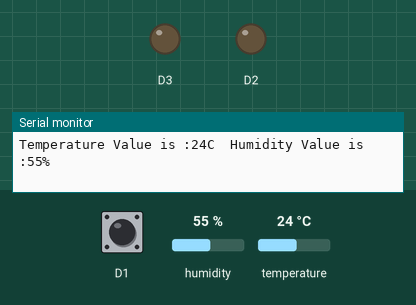
Bench run of a sketch on a simulated ESP8266 (NodeMCU). On the bench: output pins drawn as LEDs (lit = HIGH), the last lines printed to the serial monitor. The inputs (shaded band) are chosen by the test bench; at power-on: temperature 24 °C, D1 HIGH, humidity 55 %.

Above: at 2.8 s.
2.9 s: temperature set to 28 °C
6.2 s: temperature set to 31 °C
At 9.9 s:
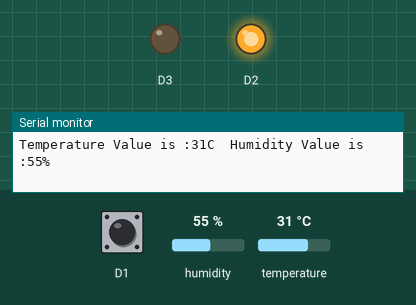
Timing chart, 0 to 11.4 s (numbered marks = the images above; inputs shaded):
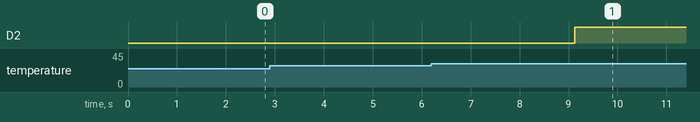

The sketch:

mini_project.ino
```cpp
#include <DHT.h>
#define DHTPIN D5
#define DHTTYPE DHT11
DHT dht(DHTPIN, DHTTYPE);
uint8_t temperature, humidity;
int i;
void setup()
{
  pinMode(D2,OUTPUT);
  pinMode(D3,OUTPUT);
  Serial.begin(115200);
  dht.begin();
  delay(10);
  Serial.println();
  Serial.println();

}

void loop()
{

  temperature = dht.readTemperature();
  humidity = dht.readHumidity();
  delay(500);
  Serial.print("Temperature Value is :");
  Serial.print(temperature);
  Serial.print("C");
  Serial.print("  Humidity Value is :");
  Serial.print(humidity);
  Serial.println("%");
  delay(500);
  if(i==0)
  {
    for(i=0;i<1;i++)
    {
      if(digitalRead(D1)==LOW)
      {
        Serial.println("Bright");
        digitalWrite(D2,HIGH);
        digitalWrite(D3,LOW);
        delay(1000);
      }
      else
      {
        Serial.println("Dark");
        digitalWrite(D2,LOW);
        digitalWrite(D3,LOW);
      }
    }
  }

  if(temperature>=30)
  {
    digitalWrite(D2,HIGH);
    digitalWrite(D3,LOW);
    delay(5000);
  }
  else
  {
  }
}
```

Measured:
- the behaviour switches between 29 and 30 °C on temperature (found by bisection; images 0 and 1)
- after the input at 6.2 s, D2: LOW → HIGH after 2.9 s
